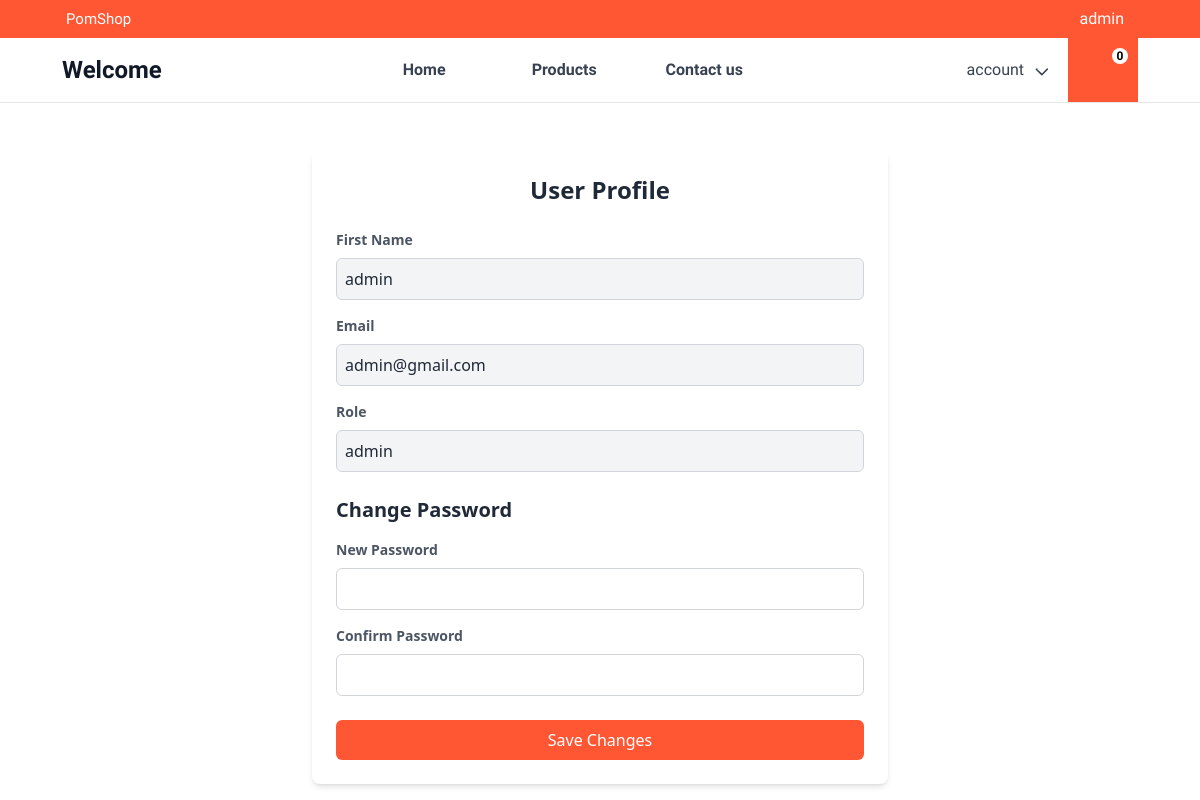
/profile.php (signed in), run on the app's committed database.
### tables this page shows
CREATE TABLE `users` (
  `id` int NOT NULL,
  `firstname` varchar(255) NOT NULL,
  `role` enum('admin','user') NOT NULL DEFAULT 'user',
  `email` varchar(255) NOT NULL,
  `password` varchar(255) NOT NULL
);

### profile.php (the view, shortened to what this page needs)
<?php
include './Condatabase/database_shop.php';
$user_id = $_SESSION['id'];
$sql = "SELECT id, firstname, role, email FROM users WHERE id = ?";
$stmt = $conn->prepare($sql);
$stmt->execute([$user_id]);
$row = $stmt->fetch(PDO::FETCH_ASSOC);
?>
<!DOCTYPE html>
<html lang="en">
<head>
    <script src="https://cdn.tailwindcss.com"></script>
    <link rel="stylesheet" href="https://poseidon-code.github.io/supacons/dist/supacons.all.css">
    <script src="https://cdn.tailwindcss.com"></script>
    <link href="https://cdn.jsdelivr.net/npm/daisyui@4.12.10/dist/full.min.css" rel="stylesheet" type="text/css" />
    <link href="https://unpkg.com/aos@2.3.1/dist/aos.css" rel="stylesheet">
    <link rel="stylesheet" href="https://unpkg.com/swiper/swiper-bundle.min.css" />
    <link rel="stylesheet" href="https://cdnjs.cloudflare.com/ajax/libs/sweetalert/1.1.3/sweetalert.min.css">
    <link rel="stylesheet" href="assets/css/style.css">
</head>
<body class="">
    <?php
    function getCartItemCount()
    {
        return 0;
    }
    $itemCount = getCartItemCount();
    ?>
    <header class="fixed w-full h-auto z-10" style="transform: translateY(-150px);">
        <nav id="topHead" class="top-head w-full h-[38px] bg-[#FF5733]" style="font-family: 'Itim', cursive;">
            <div class="top-head-con max-w-[1100px] h-[38px] mx-auto flex justify-between items-center px-4 text-white">
                <div class="text-name text-[10px] sm:text-[15px]">
                    <h6>PomShop</h6>
                </div>
                <div class="icon-user">
                    <a href="#">
                        <?php echo $row["firstname"] ?>
                    </a>
                </div>
            </div>
        </nav>
        <nav class="bg-white border-b border-gray-200  w-full z-10">
            <div class="max-w-[1140px] mx-auto px-4 sm:px-6 lg:px-8">
                <div class="flex justify-between h-16">
                    <div class="flex items-center" style="font-family: 'Itim', cursive;">
                        <a href="#" class="text-xl sm:text-2xl font-bold text-gray-900">Welcome</a>
                    </div>
                    <div class="menu-sec hidden md:flex space-x-[40px] items-center" style="font-family: 'Itim', cursive; font-weight: bold;">
                        <a href="./user/user.php" class="text-gray-700 hover:text-[#FFF] hover:bg-[#FF5733] h-full w-[100px] flex items-center justify-center">Home</a>
                        <a href="product_list.php" class="text-gray-700 hover:text-[#FFF] hover:bg-[#FF5733] h-full w-[100px] flex items-center justify-center">Products</a>
                        <a href="contact.php" class="text-gray-700 hover:text-[#FFF] hover:bg-[#FF5733] h-full w-[100px] flex items-center justify-center">Contact us</a>
                    </div>
                    <div class="flex items-center space-x-4" style="font-family: 'Itim', cursive;">
                        <div class="relative group">
                            <button id="services-btn" class="text-gray-700 hover:text-[#FF5733] focus:outline-none">
                                account
                                <svg class="w-5 h-5 ml-1 inline-block" fill="currentColor" viewBox="0 0 20 20">
                                    <path fill-rule="evenodd" d="M5.23 7.21a.75.75 0 01.11.93l-.11.12L10 12.38l4.77-4.77a.75.75 0 01.98-.08l.09.08c.27.27.3.7.07.99l-.08.09-5.5 5.5a.75.75 0 01-.98.07l-.09-.07-5.5-5.5a.75.75 0 01.98-1.13z" clip-rule="evenodd"></path>
                                </svg>
                            </button>
                        </div>
                        <a href="shoping_cart.php" class="relative w-[70px] h-full flex items-center justify-center bg-[#FF5733] text-white hover:text-[#000]">
                            <span class="text-black flex items-center justify-center text-xs font-bold absolute w-[7px] h-[7px] p-2 bg-white rounded-full" style="top: 10px; right: 10px"><?php echo $itemCount; ?></span>
                        </a>
                    </div>
                </div>
            </div>
        </nav>
    </header>
    <div class="container mx-auto mt-[150px]">
        <div class="max-w-xl mx-auto bg-white shadow-md rounded-lg p-6">
            <h2 class="text-2xl font-semibold text-gray-800 text-center mb-6">User Profile</h2>
            <div class="mb-4">
                <label class="block text-gray-600 text-sm font-semibold mb-2">First Name</label>
                <div class="bg-gray-100 p-2 rounded-md border border-gray-300"> <?php echo $row["firstname"] ?></div>
            </div>
            <div class="mb-4">
                <label class="block text-gray-600 text-sm font-semibold mb-2">Email</label>
                <div class="bg-gray-100 p-2 rounded-md border border-gray-300"> <?php echo $row["email"] ?></div>
            </div>
            <div class="mb-6">
                <label class="block text-gray-600 text-sm font-semibold mb-2">Role</label>
                <div class="bg-gray-100 p-2 rounded-md border border-gray-300"> <?php echo $row["role"] ?></div>
            </div>
            <h3 class="text-xl font-semibold text-gray-800 mb-4">Change Password</h3>
            <form id="changePasswordForm" action="update_password.php?id=<?php echo $row["id"] ?>" method="POST" onsubmit="return handleFormSubmit(event);">
                <div class="mb-4">
                    <label class="block text-gray-600 text-sm font-semibold mb-2">New Password</label>
                    <input type="password" name="new_password" class="w-full p-2 rounded-md border border-gray-300 focus:ring-2 focus:ring-blue-500 focus:border-blue-500" required>
                </div>
                <div class="mb-6">
                    <label class="block text-gray-600 text-sm font-semibold mb-2">Confirm Password</label>
                    <input type="password" name="confirm_password" class="w-full p-2 rounded-md border border-gray-300 focus:ring-2 focus:ring-blue-500 focus:border-blue-500" required>
                </div>
                <button type="submit" class="w-full bg-[#FF5733] text-white py-2 rounded-md hover:bg-[#e04d2d] transition-colors">Save Changes</button>
            </form>
        </div>
    </div>
</body>
</html>

### data on the page
users: firstname "admin", email "admin@gmail.com", role "admin"

### other printed values
$itemCount "0"
